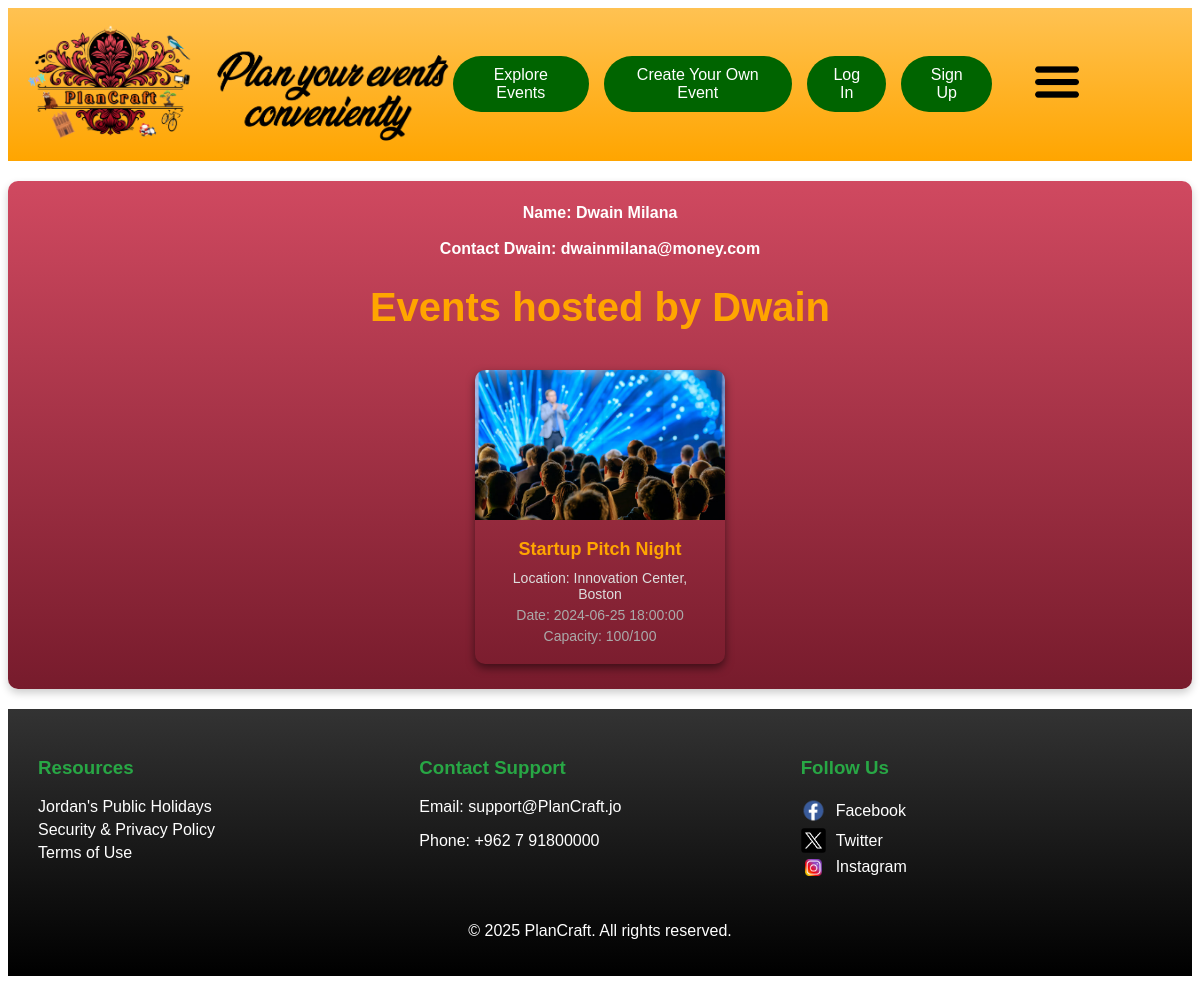
The app's page /profile.php?id=5 with its own data.
### tables this page shows
CREATE TABLE IF NOT EXISTS `credentials` (
  `ID` int NOT NULL AUTO_INCREMENT,
  `username` text NOT NULL,
  `first_name` varchar(50) NOT NULL,
  `last_name` varchar(50) DEFAULT NULL,
  `email` text NOT NULL,
  `password` text NOT NULL,
  `events` text NOT NULL,
  PRIMARY KEY (`ID`)
);

CREATE TABLE IF NOT EXISTS `events` (
  `ID` int NOT NULL AUTO_INCREMENT,
  `name` varchar(1000) NOT NULL,
  `date` datetime NOT NULL,
  `place` varchar(1000) NOT NULL,
  `capacity` int NOT NULL,
  `description` varchar(6000) DEFAULT NULL,
  `current_cap` int NOT NULL,
  `img` varchar(5000) NOT NULL,
  `host_id` int NOT NULL,
  PRIMARY KEY (`ID`),
  KEY `host_id` (`host_id`)
);

### profile.php (the view, shortened to what this page needs)
<!DOCTYPE html>
<html>
    <head>
        <link rel="stylesheet" href="style.css?v=<?php echo filemtime('style.css'); ?>">
        <?php
            $servername = "localhost";
            $username = "root";
            $password = "";
            $dbname = "webpage design project";
            $user_id = $_GET['id'];
            $conn = new mysqli($servername, $username, $password, $dbname);
            $sqluser = "SELECT * FROM credentials WHERE ID = '$user_id'";
            $resultuser = $conn->query($sqluser);
            if ($resultuser->num_rows > 0) {
                $user = $resultuser->fetch_assoc();
            } else {
                die("404 profile not found");
            }
        ?>
    </head>
    <body>
        <header id="header_part">
            <div class="logo">
                <a class="link-wrapper" href="index.php">
                    <img class="logo-img-header" id="h_logo" src="images/PlanCraft Long Logo.png" alt="PlanCraft Long Logo">
                </a>
            </div>
            <div id="s_header">
                <a class="eventbtn big-screen-btn" href="events.php">Explore Events</a>
                <?php
                    if (!isset($_SESSION['user'])) {
                        echo '
                            <a class="eventbtn big-screen-btn" href="login.php">Create Your Own Event</a>
                            <a class="eventbtn big-screen-btn" href="login.php">Log In</a>
                            <a class="eventbtn big-screen-btn" href="signup.php">Sign Up</a>
                        ';
                    }
                ?>
                <nav class="nav_class">
                    <div class="dropdown">
                        <img class="menu-icon" src="images/Menu Image.png" alt="Menu Icon" width="50">
                    </div>
                </nav>
            </div>
        </header>
        <div class="profile-box">
                <p class="profile-info">Name: <?php echo $user['first_name'] . ' ' . $user['last_name'] ?></p>
                <p class="profile-info">Contact <?php echo $user['first_name'] . ': ' . $user['email'] ?></p>
                <h1> Events hosted by <?php echo $user['first_name'] ?></h1>
            <div class="events-grid-profile">
                <?php
                    $sql = "SELECT * FROM events WHERE host_id = '$user_id'";
                    $result = $conn->query($sql);
                    if ($result->num_rows > 0) {
                        while ($row = $result->fetch_assoc()) {
                            $image = "";
                            if ($row['img'] != NULL && $row['img'] != "") {
                                $image = '<img src="' . $row['img'] . '" alt="' . $row['name'] . '" class="event-image">';
                            }
                            echo '
                                <div class="event-box-profile">
                                    <a class="link-wrapper" href="event.php?id=' . $row['ID'] . '">'
                                        . $image .
                                        '<div class="event-content">
                                            <div class="event-name">' . $row['name'] . '</div>
                                            <div class="event-location">Location: ' . $row['place'] . '</div>
                                            <div class="event-datetime">Date: ' . $row['date'] . '</div>
                                            <div class="event-datetime">Capacity: ' . $row['current_cap'] . '/' . $row['capacity'] . '</div>
                                        </div>
                                    </a>
                                </div>
                            ';
                        }
                    } else {
                        echo "No events found.";
                    }
                ?>
            </div>
        </div>
        <footer>
            <div class="footer-container">
                <div class="footer-section">
                    <h3>Resources</h3>
                    <ul>
                        <li><a href="holidays.php">Jordan's Public Holidays</a></li>
                        <li><a href="privacy_policy.php">Security & Privacy Policy</a></li>
                        <li><a href="terms_of_use.php">Terms of Use</a></li>
                    </ul>
                </div>
                <div class="footer-section">
                    <h3>Contact Support</h3>
                    <p>Email: support@PlanCraft.jo</p>
                    <p>Phone: +962 7 91800000</p>
                </div>
                <div class="footer-section">
                    <h3>Follow Us</h3>
                    <ul class="social-media">
                        <li>
                            <a href="https://www.facebook.com/" target="_blank">
                                <img src="images/facebook_icon.png" alt="Facebook" class="social-icon" />
                                Facebook
                            </a>
                        </li>
                        <li>
                            <a href="https://x.com/?lang=en" target="_blank">
                                <img src="images/twitter_icon.png" alt="Twitter" class="social-icon" />
                                Twitter
                            </a>
                        </li>
                        <li>
                            <a href="https://www.instagram.com/" target="_blank">
                                <img src="images/instagram_icon.png" alt="Instagram" class="social-icon" />
                                Instagram
                            </a>
                        </li>
                    </ul>
                </div>
            </div>
            <div class="footer-bottom">
                <p>&copy; 2025 PlanCraft. All rights reserved.</p>
            </div>
        </footer>
    </body>
</html>

### style.css (style rules this page uses)
#header_part { display: flex; justify-content: space-between; align-items: center; padding: 10px 20px; background-color: orange; background-image: linear-gradient(rgb(255, 194, 82), orange); }
.logo { width: 450px; }
.logo-img-header { width: 100%; }
#h_logo { border-radius: 0%; }
#s_header { display: flex; align-items: center; }
.eventbtn { display: inline-block; padding: 10px 20px; border-radius: 50px; background-color: darkgreen; color: white; text-align: center; text-decoration: none; margin-right: 15px; transition: background-color 0.3s ease; }
.menu-icon { cursor: pointer; margin-left: 25px; margin-right: 90px; transition: transform 0.3s ease; }
.nav_class { position: relative; justify-content: center; }
.dropdown { position: relative; }
body { font-family: Arial, sans-serif; }
footer { background-color: #333; background-image: linear-gradient(#333, #000); color: white; padding: 20px; }
.footer-container { display: flex; justify-content: space-between; flex-wrap: wrap; }
.footer-section { flex: 1; margin: 10px; min-width: 200px; }
.footer-section h3 { color: #28a745; }
.footer-section p { font-size: 1 em; }
.footer-section ul { list-style-type: none; padding: 0; }
.footer-section ul li { margin: 5px 0; }
.footer-section a { color: white; text-decoration: none; }
.footer-bottom { text-align: center; margin-top: 20px; }
.social-media { list-style-type: none; padding: 0; }
.social-media li { margin: 5px 0; }
.social-media a { color: white; text-decoration: none; display: flex; align-items: center; }
.social-icon { width: 25px; height: auto; margin-right: 10px; }
.profile-box { width: 100%; margin: 20px auto; padding: 5px 0px; background-image: linear-gradient(#D04960, #771B2C); border-radius: 10px; box-shadow: 0 4px 8px rgba(0, 0, 0, 0.2); color: white; text-align: center; font-family: Arial, sans-serif; }
.profile-box h1 { margin-bottom: 20px; color: orange; font-size: 40px; }
.profile-box p { margin: 8px 0; font-size: 16px; color: white; }
.events-grid-profile { display: grid; grid-template-columns: repeat(auto-fit, minmax(250px ,15%)); justify-content: center; gap: 20px; padding: 20px; }
.event-box-profile { border-radius: 10px; overflow: hidden; box-shadow: 0 4px 8px rgba(0, 0, 0, 0.5); color: white; transition: transform 0.3s ease, box-shadow 0.3s ease; }
.event-image { width: 100%; height: 150px; object-fit: cover; }
.event-content { padding: 15px; }
.event-name { font-size: 18px; font-weight: bold; margin-bottom: 10px; color: orange; }
.event-location, .event-datetime { font-size: 14px; margin-bottom: 5px; }
.event-location { color: #ddd; }
.event-datetime { color: #aaa; }
.link-wrapper { all: unset; cursor: pointer; display: block; text-decoration: none; height: 100%; }
.profile-info { font-weight: bold; padding-top: 10px; }

### records on screen
credentials: first_name "Dwain", last_name "Milana", email "dwainmilana@money.com"
events: img (picture), name "Startup Pitch Night", place "Innovation Center, Boston", date "2024-06-25 18:00:00", current_cap "100", capacity "100"
